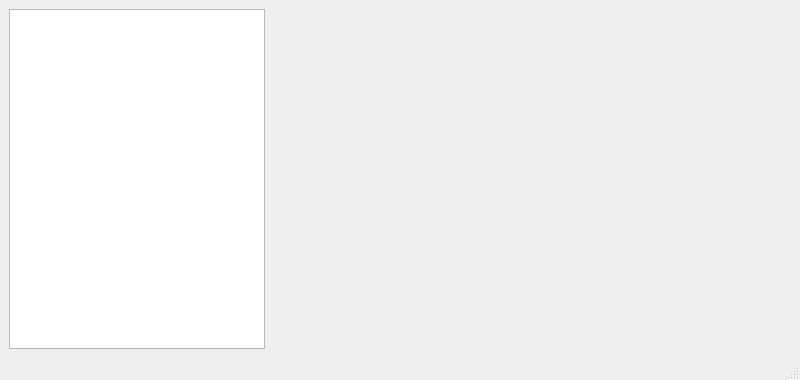
<?xml version="1.0" encoding="UTF-8"?>
<ui version="4.0">
 <class>Juego</class>
 <widget class="QMainWindow" name="Juego">
  <property name="geometry">
   <rect>
    <x>0</x>
    <y>0</y>
    <width>800</width>
    <height>380</height>
   </rect>
  </property>
  <property name="windowTitle">
   <string>Juego</string>
  </property>
  <widget class="QWidget" name="centralwidget">
   <layout class="QFormLayout" name="formLayout">
    <item row="0" column="0">
     <widget class="QGraphicsView" name="graphicsView"/>
    </item>
   </layout>
  </widget>
  <widget class="QStatusBar" name="statusbar"/>
 </widget>
 <resources/>
 <connections/>
</ui>
